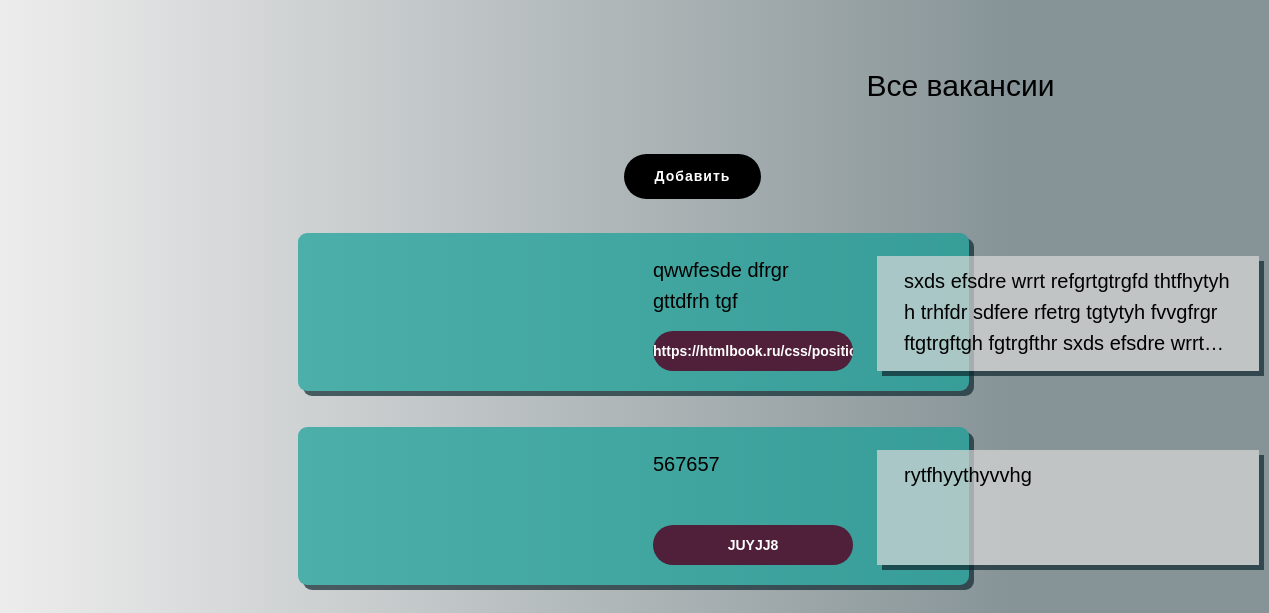
/vacancies/, run on an earlier commit of the app's database.
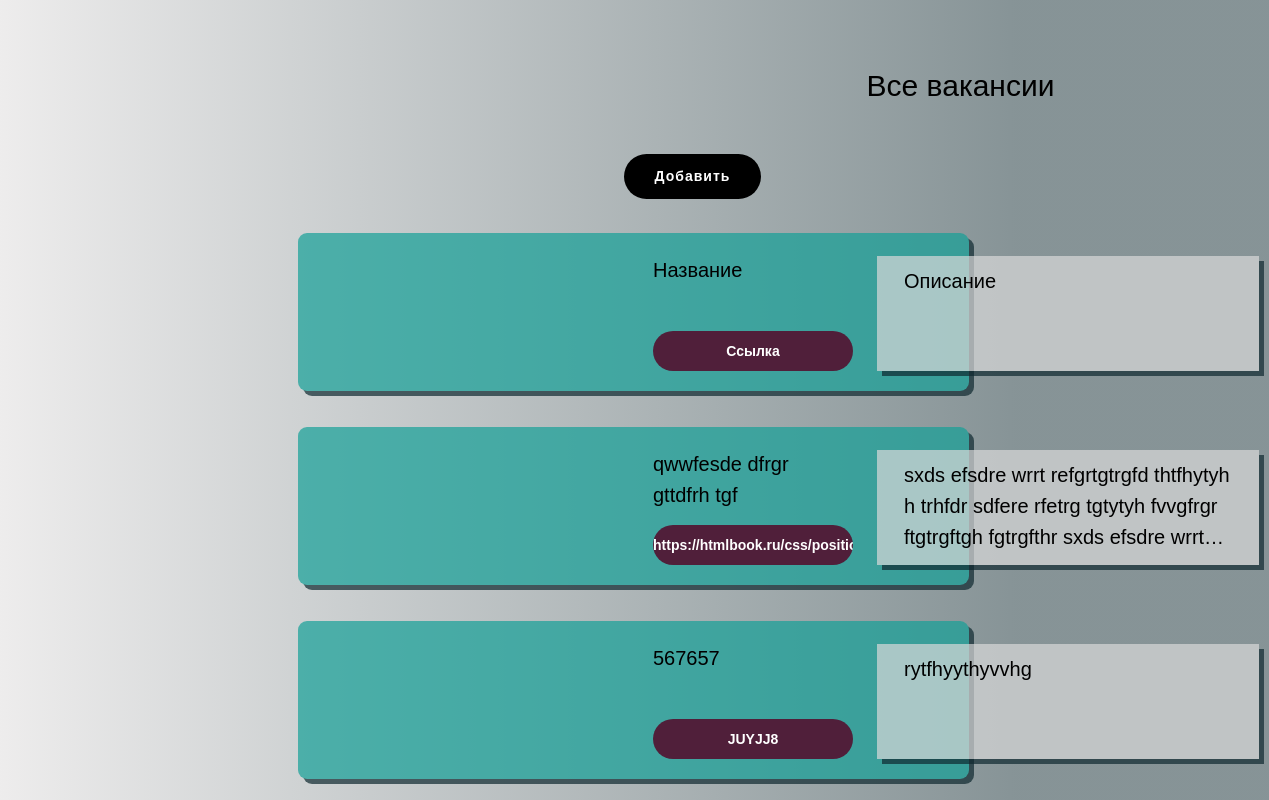
And on a later commit of the database.
### base/models.py (models this page shows, shortened)
class Vacancies(models.Model):
    user_id = models.ForeignKey(User, default=None, on_delete=models.CASCADE)
    name = models.CharField(max_length=200)
    description = models.TextField()
    link = models.URLField(max_length=200)

### base/views.py (the view)
# urls.py: path('vacancies/', views.vacancies, name='vacancies'),
def vacancies(request):
    context = {
        'vacancies': Vacancies.objects.all()[::-1],
    }
    return render(request, "vacancies.html", context)

### base/templates/vacancies.html (shortened to what the changed rows need)
<!DOCTYPE html>
<html>
<head>
  <link rel="stylesheet" href="../static/vacancies_files/tilda-grid-3.0.min.css" type="text/css" media="all" onerror="this.loaderr='y';">
  <link rel="stylesheet" href="../static/vacancies_files/tilda-blocks-page38230495.min.css" type="text/css" media="all" onerror="this.loaderr='y';">
  <link href="../static/vacancies_files/css2.css" rel="stylesheet">
  <link rel="stylesheet" href="../static/vacancies_files/tilda-animation-2.0.min.css" type="text/css" media="all" onerror="this.loaderr='y';">
</head>
<body class="t-body" style="margin:0;">
  <div id="allrecords" class="t-records t-records_animated t-records_visible" data-hook="blocks-collection-content-node" data-tilda-project-id="4685460" data-tilda-page-id="38230495" data-tilda-formskey="786e4a1d92eaa53b779c55e94d76960e" data-tilda-lazy="yes">
    <div id="rec617774056" class="r t-rec" style=" " data-animationappear="off" data-record-type="396">
      <div class="t396">
          {% for vacancy in vacancies %}
          <div style="position: relative;">
               <div class="t396__elem tn-elem tn-elem__6177740561689699702706 t-animate t-animate_started" data-elem-id="1689699702706" data-elem-type="shape" data-field-top-value="233" data-field-left-value="263" data-field-height-value="158" data-field-width-value="671" data-field-axisy-value="top" data-field-axisx-value="left" data-field-container-value="grid" data-field-topunits-value="px" data-field-leftunits-value="px" data-field-heightunits-value="px" data-field-widthunits-value="px" data-animate-style="fadeinright" data-animate-duration="1" data-animate-distance="10" data-fields="width,height,top,left,container,axisx,axisy,widthunits,heightunits,leftunits,topunits" style="width: 671px; position: relative; height: 158px; transform: translate3d(-10px, 0px, 0px); transition-duration: 1s;">
                    <div class="tn-atom"></div>
               </div>
               <div class="t396__elem tn-elem tn-elem__6177740561689699811708 t-animate t-animate_started" data-elem-id="1689699811708" data-elem-type="shape" data-field-top-value="256" data-field-left-value="517" data-field-height-value="115" data-field-width-value="382" data-field-axisy-value="top" data-field-axisx-value="left" data-field-container-value="grid" data-field-topunits-value="px" data-field-leftunits-value="px" data-field-heightunits-value="px" data-field-widthunits-value="px" data-animate-style="fadeinright" data-animate-duration="1" data-animate-distance="10" data-fields="width,height,top,left,container,axisx,axisy,widthunits,heightunits,leftunits,topunits" style="width: 382px; left: 877px; top: 256px; height: 115px; transform: translate3d(-10px, 0px, 0px); transition-duration: 1s;">
                    <div class="tn-atom"></div>
               </div>
               <div class="t396__elem tn-elem tn-elem__6177740561689701433203" data-elem-id="1689701433203" data-elem-type="text" data-field-top-value="255" data-field-left-value="293" data-field-width-value="187" data-field-axisy-value="top" data-field-axisx-value="left" data-field-container-value="grid" data-field-topunits-value="px" data-field-leftunits-value="px" data-field-heightunits-value="" data-field-widthunits-value="px" data-fields="top,left,width,container,axisx,axisy,widthunits,leftunits,topunits" style="top: 255px; left: 653px; width: 187px;">
                    <div class="tn-atom" field="tn_text_1689701433203" style="line-height: 31px; overflow: auto; text-overflow: ellipsis; display: -webkit-box; -webkit-line-clamp: 2; -webkit-box-orient: vertical;">{{ vacancy.name }}</div>
               </div>
               <div class="t396__elem tn-elem tn-elem__6177740561689701463446" data-elem-id="1689701463446" data-elem-type="text" data-field-top-value="266" data-field-left-value="544" data-field-width-value="334" data-field-axisy-value="top" data-field-axisx-value="left" data-field-container-value="grid" data-field-topunits-value="px" data-field-leftunits-value="px" data-field-heightunits-value="" data-field-widthunits-value="px" data-fields="top,left,width,container,axisx,axisy,widthunits,leftunits,topunits" style="top: 266px; left: 904px; width: 334px; overflow: auto; text-overflow: ellipsis; display: -webkit-box; -webkit-line-clamp: 4; -webkit-box-orient: vertical;">
                    <div class="tn-atom" field="tn_text_1689701463446" style="line-height: 31px; overflow: auto; text-overflow: ellipsis; display: -webkit-box; -webkit-line-clamp: 3; -webkit-box-orient: vertical;">{{ vacancy.description }}</div>
               </div>
               <div class="t396__elem tn-elem tn-elem__6177740561689701838952" data-elem-id="1689701838952" data-elem-type="button" data-field-top-value="331" data-field-left-value="293" data-field-height-value="34" data-field-width-value="163" data-field-axisy-value="top" data-field-axisx-value="left" data-field-container-value="grid" data-field-topunits-value="px" data-field-leftunits-value="px" data-field-heightunits-value="px" data-field-widthunits-value="px" data-fields="top,left,width,height,container,axisx,axisy,caption,leftunits,topunits" style="top: 331px; left: 653px; width: 163px; height: 34px;">
                <div class="tn-atom" field="tn_text_1689701838952" style="width: 200px; line-height: 40px; overflow: auto; text-overflow: ellipsis; display: -webkit-box; -webkit-line-clamp: 1; -webkit-box-orient: vertical;">{{vacancy.link}}</div>
               </div>
          </div>
          {% endfor %}
      </div>
    </div>
  </div>
</body>
</html>

What changed in the data, as far as the page shows it:
added Vacancies: name "Название", description "Описание", link "Ссылка"
